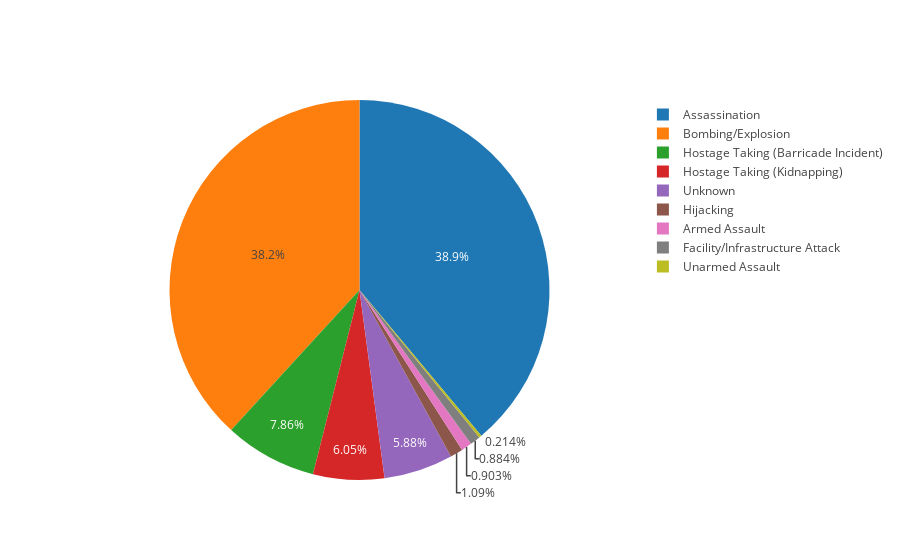

Source (notebook cell):
### Code cell
# plotting the Attack Type

labels = type_kill_format_data.columns.tolist()
transpoze = type_kill_format_data.T
values = transpoze.values.tolist()
values = sum(values,[])
attack_type = list(df['AttackType'].unique())

fig = go.Figure(data = [go.Pie(labels = attack_type, values = values)])
fig.update_layout(template = 'gridon')
fig.show()

### Figure 1 — Plotly figure (JSON) as saved in the notebook; plotly's stock layout.template omitted (floating-point values rounded to 4 significant figures)
{"data": [{"labels": ["Assassination", "Hostage Taking (Kidnapping)", "Bombing/Explosion", "Facility/Infrastructure Attack", "Armed Assault", "Hijacking", "Unknown", "Unarmed Assault", "Hostage Taking (Barricade Incident)"], "type": "pie", "values": [160297, 24920, 157321, 3642, 3718, 4478, 24231, 880, 32381]}], "layout": {}}
